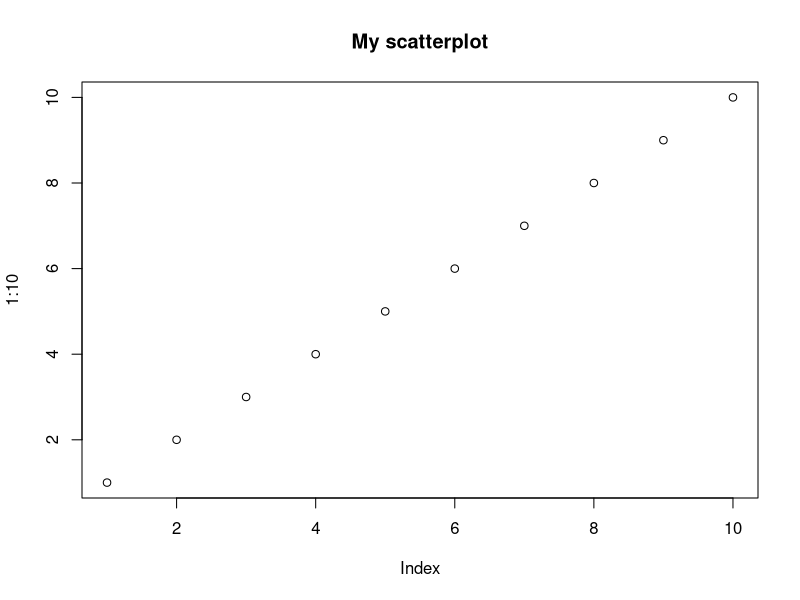
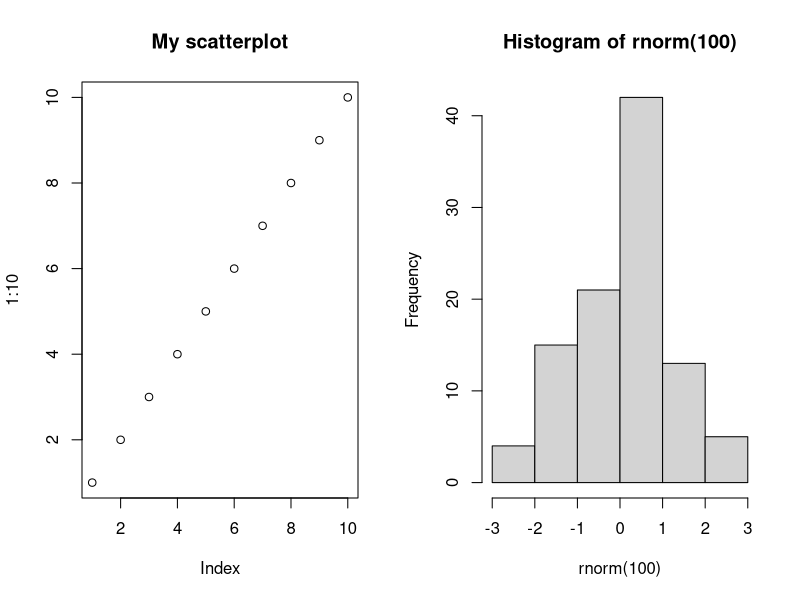

Here is the R script that generated these plots, in order:
## ---- chunk 1
paste("hello world")
## ---- chunk 2
paste("hello world")
## ---- chunk 3
# Define a data frame
df = data.frame(number=1:3, letter=c("a", "b", "c"))

# Print my table
print(df)

# Pretty version, you can give it a caption and left-align it with "l"
knitr::kable(df, caption="My table", align="l")
## ---- chunk 4
plot(1:10, main="My scatterplot")
## ---- chunk 5
# Create plotting region with one row, two columns
par(mfrow=c(1,2))

# First plot
plot(1:10, main="My scatterplot")

# Second plot
hist(rnorm(100))
